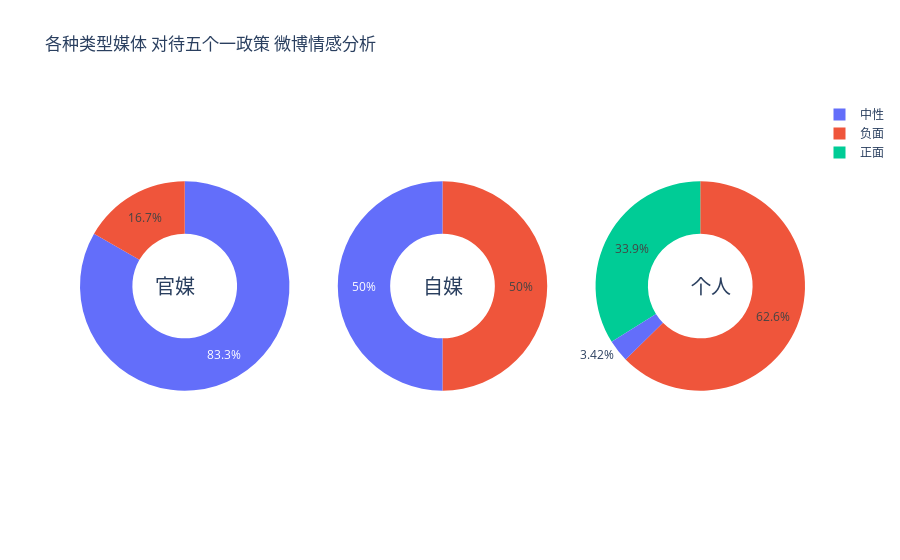

The cell this chart's notebook holds for it:
### Code cell
fig = make_subplots(rows=1, cols=3, specs=[[{'type':'domain'}, {'type':'domain'},{'type':'domain'}]])

fig.add_trace(go.Pie(labels=['负面', '中性','正面'], 
                     values=df[df['if_官媒']==1]['sentiment'].value_counts().sort_index(), 
                     hole=.6,
                     name = '官媒微博情绪'), 1,1)
fig.add_trace(go.Pie(labels=['负面', '中性','正面'], 
                     values=df[df['if_自媒'] == 1]['sentiment'].value_counts().sort_index(), 
                     hole=.6,
                     name = '自媒微博情绪'), 1,2)
fig.add_trace(go.Pie(labels=['负面', '中性','正面'], 
                     values=df[df['if_个人用户'] == 1]['sentiment'].value_counts().sort_index(), 
                     hole=.6,
                     name = '个人用户微博情绪'), 1,3)

fig.update_traces(hole=0.5, hoverinfo='label+percent+name')
fig.update_layout(
    title_text = '各种类型媒体 对待五个一政策 微博情感分析',
    annotations=[dict(text='官媒', x=0.1, y=0.5, font_size=20, showarrow=False),
                 dict(text='自媒', x=0.5, y=0.5, font_size=20, showarrow=False),
                 dict(text='个人', x=0.9, y=0.5, font_size=20, showarrow=False)]
)

fig.show()

### Figure 1 — Plotly figure (JSON) as saved in the notebook; plotly's stock layout.template omitted (floating-point values rounded to 4 significant figures)
{"data": [{"domain": {"x": [0, 0.2889], "y": [0, 1]}, "hole": 0.5, "hoverinfo": "label+percent+name", "labels": ["负面", "中性", "正面"], "name": "官媒微博情绪", "type": "pie", "values": [1, 5]}, {"domain": {"x": [0.3556, 0.6444], "y": [0, 1]}, "hole": 0.5, "hoverinfo": "label+percent+name", "labels": ["负面", "中性", "正面"], "name": "自媒微博情绪", "type": "pie", "values": [10, 10]}, {"domain": {"x": [0.7111, 1], "y": [0, 1]}, "hole": 0.5, "hoverinfo": "label+percent+name", "labels": ["负面", "中性", "正面"], "name": "个人用户微博情绪", "type": "pie", "values": [238, 13, 129]}], "layout": {"annotations": [{"font": {"size": 20}, "showarrow": false, "text": "官媒", "x": 0.1, "y": 0.5}, {"font": {"size": 20}, "showarrow": false, "text": "自媒", "x": 0.5, "y": 0.5}, {"font": {"size": 20}, "showarrow": false, "text": "个人", "x": 0.9, "y": 0.5}], "title": {"text": "各种类型媒体 对待五个一政策 微博情感分析"}}}
